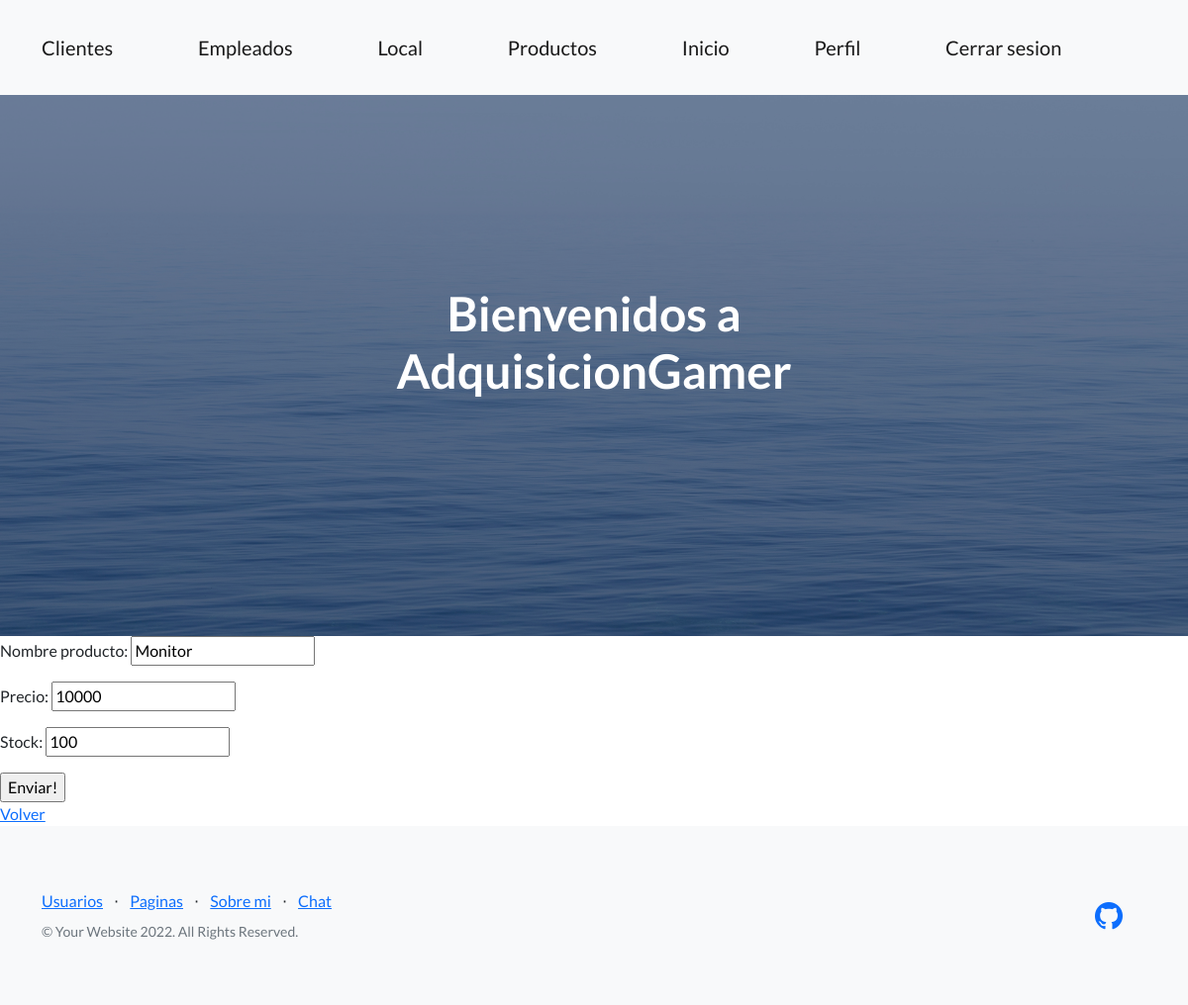
Page /Appfinal/modificar_producto/2 (signed in) on the committed database.
### Appfinal/models.py (models this page shows, shortened)
class producto(models.Model):
    nombre_producto = models.CharField(max_length=40)
    precio = models.IntegerField()
    stock = models.IntegerField()
    fecha_de_creacion = models.DateTimeField(auto_now_add=True)

### Appfinal/views.py (the view)
# urls.py: path('modificar_producto/<pk>', views.Modificar_producto.as_view(), name="productoModificar"),
class Modificar_producto(LoginRequiredMixin, UpdateView):
    model = producto
    success_url = '/Appfinal/producto'
    fields = ['nombre_producto', 'precio', 'stock']

### Appfinal/templates/Appfinal/producto_form.html
{% extends "Appfinal/template_logueado.html" %}
{% load static %}
{% block B %}
    <form method="post"> {% csrf_token %}
        {{ form.as_p }}
         <input type="submit" value="Enviar!">
    </form>
    <a href="{% url 'productoInicio'  %}">Volver</a>
{% endblock %}

### rows in the picture
producto: nombre_producto "Monitor", precio "10000", stock "100"
